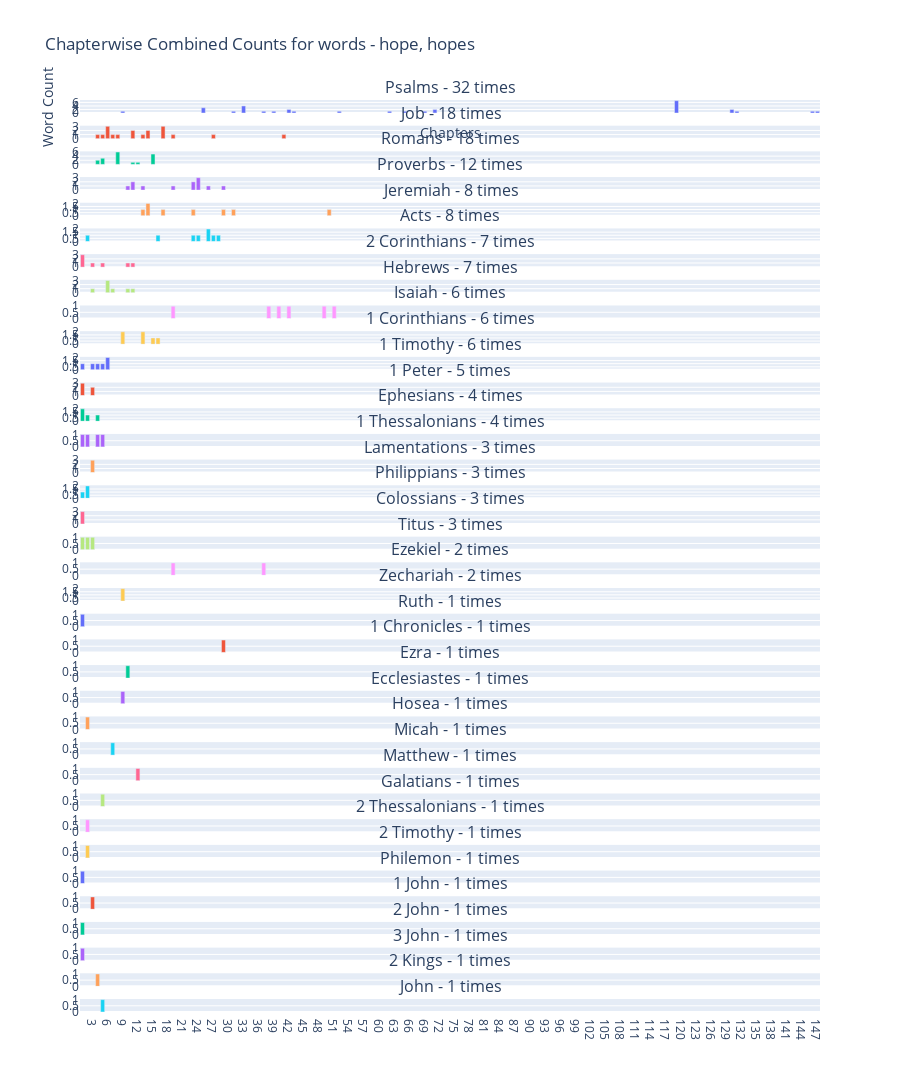

Source (notebook cell):
### Code cell
# Chapter-wise word count
def chapter_wise(words,books):
    new_refs = defaultdict(lambda:defaultdict(int))
    for word in words:
        refs = corpus.get(word,[])
        for ref in refs:
            if ref[0] in books:
                new_refs[ref[0]][ref[1]]+=1
    return new_refs

# Picking top 5 books
books_with_words = [thing[0] for thing in sorted(all_counts.items(),key=lambda x:x[1],reverse=True)]
# books_with_words = ["Matthew","2 John","Acts","Luke"]
chap_refs = chapter_wise(words,books_with_words) # {"Genesis":{"1":30,"2":20...},"Exodus":{...}...}

fig = make_subplots(rows=len(chap_refs), cols=1, shared_xaxes=True, subplot_titles=[f"{book} - {sum(chap_refs[book].values())} times" for book in books_with_words])
for row,book in enumerate(books_with_words):
    x,y = zip(*chap_refs[book].items())
    fig.add_trace(go.Bar(x=x,y=y,customdata=list(zip(x,y)),hovertemplate="Chapter: %{customdata[0]}<br>Word Count: %{customdata[1]}"),row=row + 1, col=1)

fig.update_layout(
    height=len(chap_refs) * 250,
    title_text="Chapterwise Combined Counts for words - " + (", ".join(words)),
    yaxis_title="Word Count",
    xaxis_title="Chapters",
    showlegend=False
)

fig.update_xaxes(categoryorder="array", categoryarray=tuple(range(200))) # Hack for now

fig.show()

### Figure 1 — Plotly figure (JSON) as saved in the notebook; plotly's stock layout.template omitted (floating-point values rounded to 4 significant figures; data arrays with more than 128 entries replaced by an {"elided": "..."} marker saying what was removed)
{"data": [{"customdata": [["9", 1], ["25", 3], ["31", 1], ["33", 4], ["37", 1], ["39", 1], ["42", 2], ["43", 1], ["52", 1], ["62", 1], ["65", 1], ["69", 1], ["71", 2], ["119", 7], ["130", 2], ["131", 1], ["146", 1], ["147", 1]], "hovertemplate": "Chapter: %{customdata[0]}<br>Word Count: %{customdata[1]}", "type": "bar", "x": ["9", "25", "31", "33", "37", "39", "42", "43", "52", "62", "65", "69", "71", "119", "130", "131", "146", "147"], "xaxis": "x", "y": [1, 3, 1, 4, 1, 1, 2, 1, 1, 1, 1, 1, 2, 7, 2, 1, 1, 1], "yaxis": "y"}, {"customdata": [["4", 1], ["5", 1], ["6", 3], ["7", 1], ["8", 1], ["11", 2], ["13", 1], ["14", 2], ["17", 3], ["19", 1], ["27", 1], ["41", 1]], "hovertemplate": "Chapter: %{customdata[0]}<br>Word Count: %{customdata[1]}", "type": "bar", "x": ["4", "5", "6", "7", "8", "11", "13", "14", "17", "19", "27", "41"], "xaxis": "x2", "y": [1, 1, 3, 1, 1, 2, 1, 2, 3, 1, 1, 1], "yaxis": "y2"}, {"customdata": [["4", 2], ["5", 3], ["8", 6], ["11", 1], ["12", 1], ["15", 5]], "hovertemplate": "Chapter: %{customdata[0]}<br>Word Count: %{customdata[1]}", "type": "bar", "x": ["4", "5", "8", "11", "12", "15"], "xaxis": "x3", "y": [2, 3, 6, 1, 1, 5], "yaxis": "y3"}, {"customdata": [["11", 2], ["13", 1], ["19", 1], ["23", 2], ["24", 3], ["26", 1], ["29", 1], ["10", 1]], "hovertemplate": "Chapter: %{customdata[0]}<br>Word Count: %{customdata[1]}", "type": "bar", "x": ["11", "13", "19", "23", "24", "26", "29", "10"], "xaxis": "x4", "y": [2, 1, 1, 2, 3, 1, 1, 1], "yaxis": "y4"}, {"customdata": [["13", 1], ["14", 2], ["17", 1], ["29", 1], ["31", 1], ["50", 1], ["23", 1]], "hovertemplate": "Chapter: %{customdata[0]}<br>Word Count: %{customdata[1]}", "type": "bar", "x": ["13", "14", "17", "29", "31", "50", "23"], "xaxis": "x5", "y": [1, 2, 1, 1, 1, 1, 1], "yaxis": "y5"}, {"customdata": [["2", 1], ["16", 1], ["23", 1], ["24", 1], ["26", 2], ["27", 1], ["28", 1]], "hovertemplate": "Chapter: %{customdata[0]}<br>Word Count: %{customdata[1]}", "type": "bar", "x": ["2", "16", "23", "24", "26", "27", "28"], "xaxis": "x6", "y": [1, 1, 1, 1, 2, 1, 1], "yaxis": "y6"}, {"customdata": [["1", 3], ["3", 1], ["5", 1], ["10", 1], ["11", 1]], "hovertemplate": "Chapter: %{customdata[0]}<br>Word Count: %{customdata[1]}", "type": "bar", "x": ["1", "3", "5", "10", "11"], "xaxis": "x7", "y": [3, 1, 1, 1, 1], "yaxis": "y7"}, {"customdata": [["3", 1], ["6", 3], ["7", 1], ["10", 1], ["11", 1]], "hovertemplate": "Chapter: %{customdata[0]}<br>Word Count: %{customdata[1]}", "type": "bar", "x": ["3", "6", "7", "10", "11"], "xaxis": "x8", "y": [1, 3, 1, 1, 1], "yaxis": "y8"}, {"customdata": [["19", 1], ["38", 1], ["40", 1], ["42", 1], ["49", 1], ["51", 1]], "hovertemplate": "Chapter: %{customdata[0]}<br>Word Count: %{customdata[1]}", "type": "bar", "x": ["19", "38", "40", "42", "49", "51"], "xaxis": "x9", "y": [1, 1, 1, 1, 1, 1], "yaxis": "y9"}, {"customdata": [["9", 2], ["13", 2], ["15", 1], ["16", 1]], "hovertemplate": "Chapter: %{customdata[0]}<br>Word Count: %{customdata[1]}", "type": "bar", "x": ["9", "13", "15", "16"], "xaxis": "x10", "y": [2, 2, 1, 1], "yaxis": "y10"}, {"customdata": [["1", 1], ["3", 1], ["4", 1], ["5", 1], ["6", 2]], "hovertemplate": "Chapter: %{customdata[0]}<br>Word Count: %{customdata[1]}", "type": "bar", "x": ["1", "3", "4", "5", "6"], "xaxis": "x11", "y": [1, 1, 1, 1, 2], "yaxis": "y11"}, {"customdata": [["1", 3], ["3", 2]], "hovertemplate": "Chapter: %{customdata[0]}<br>Word Count: %{customdata[1]}", "type": "bar", "x": ["1", "3"], "xaxis": "x12", "y": [3, 2], "yaxis": "y12"}, {"customdata": [["1", 2], ["2", 1], ["4", 1]], "hovertemplate": "Chapter: %{customdata[0]}<br>Word Count: %{customdata[1]}", "type": "bar", "x": ["1", "2", "4"], "xaxis": "x13", "y": [2, 1, 1], "yaxis": "y13"}, {"customdata": [["1", 1], ["2", 1], ["4", 1], ["5", 1]], "hovertemplate": "Chapter: %{customdata[0]}<br>Word Count: %{customdata[1]}", "type": "bar", "x": ["1", "2", "4", "5"], "xaxis": "x14", "y": [1, 1, 1, 1], "yaxis": "y14"}, {"customdata": [["3", 3]], "hovertemplate": "Chapter: %{customdata[0]}<br>Word Count: %{customdata[1]}", "type": "bar", "x": ["3"], "xaxis": "x15", "y": [3], "yaxis": "y15"}, {"customdata": [["1", 1], ["2", 2]], "hovertemplate": "Chapter: %{customdata[0]}<br>Word Count: %{customdata[1]}", "type": "bar", "x": ["1", "2"], "xaxis": "x16", "y": [1, 2], "yaxis": "y16"}, {"customdata": [["1", 3]], "hovertemplate": "Chapter: %{customdata[0]}<br>Word Count: %{customdata[1]}", "type": "bar", "x": ["1"], "xaxis": "x17", "y": [3], "yaxis": "y17"}, {"customdata": [["1", 1], ["2", 1], ["3", 1]], "hovertemplate": "Chapter: %{customdata[0]}<br>Word Count: %{customdata[1]}", "type": "bar", "x": ["1", "2", "3"], "xaxis": "x18", "y": [1, 1, 1], "yaxis": "y18"}, {"customdata": [["19", 1], ["37", 1]], "hovertemplate": "Chapter: %{customdata[0]}<br>Word Count: %{customdata[1]}", "type": "bar", "x": ["19", "37"], "xaxis": "x19", "y": [1, 1], "yaxis": "y19"}, {"customdata": [["9", 2]], "hovertemplate": "Chapter: %{customdata[0]}<br>Word Count: %{customdata[1]}", "type": "bar", "x": ["9"], "xaxis": "x20", "y": [2], "yaxis": "y20"}, {"customdata": [["1", 1]], "hovertemplate": "Chapter: %{customdata[0]}<br>Word Count: %{customdata[1]}", "type": "bar", "x": ["1"], "xaxis": "x21", "y": [1], "yaxis": "y21"}, {"customdata": [["29", 1]], "hovertemplate": "Chapter: %{customdata[0]}<br>Word Count: %{customdata[1]}", "type": "bar", "x": ["29"], "xaxis": "x22", "y": [1], "yaxis": "y22"}, {"customdata": [["10", 1]], "hovertemplate": "Chapter: %{customdata[0]}<br>Word Count: %{customdata[1]}", "type": "bar", "x": ["10"], "xaxis": "x23", "y": [1], "yaxis": "y23"}, {"customdata": [["9", 1]], "hovertemplate": "Chapter: %{customdata[0]}<br>Word Count: %{customdata[1]}", "type": "bar", "x": ["9"], "xaxis": "x24", "y": [1], "yaxis": "y24"}, {"customdata": [["2", 1]], "hovertemplate": "Chapter: %{customdata[0]}<br>Word Count: %{customdata[1]}", "type": "bar", "x": ["2"], "xaxis": "x25", "y": [1], "yaxis": "y25"}, {"customdata": [["7", 1]], "hovertemplate": "Chapter: %{customdata[0]}<br>Word Count: %{customdata[1]}", "type": "bar", "x": ["7"], "xaxis": "x26", "y": [1], "yaxis": "y26"}, {"customdata": [["12", 1]], "hovertemplate": "Chapter: %{customdata[0]}<br>Word Count: %{customdata[1]}", "type": "bar", "x": ["12"], "xaxis": "x27", "y": [1], "yaxis": "y27"}, {"customdata": [["5", 1]], "hovertemplate": "Chapter: %{customdata[0]}<br>Word Count: %{customdata[1]}", "type": "bar", "x": ["5"], "xaxis": "x28", "y": [1], "yaxis": "y28"}, {"customdata": [["2", 1]], "hovertemplate": "Chapter: %{customdata[0]}<br>Word Count: %{customdata[1]}", "type": "bar", "x": ["2"], "xaxis": "x29", "y": [1], "yaxis": "y29"}, {"customdata": [["2", 1]], "hovertemplate": "Chapter: %{customdata[0]}<br>Word Count: %{customdata[1]}", "type": "bar", "x": ["2"], "xaxis": "x30", "y": [1], "yaxis": "y30"}, {"customdata": [["1", 1]], "hovertemplate": "Chapter: %{customdata[0]}<br>Word Count: %{customdata[1]}", "type": "bar", "x": ["1"], "xaxis": "x31", "y": [1], "yaxis": "y31"}, {"customdata": [["3", 1]], "hovertemplate": "Chapter: %{customdata[0]}<br>Word Count: %{customdata[1]}", "type": "bar", "x": ["3"], "xaxis": "x32", "y": [1], "yaxis": "y32"}, {"customdata": [["1", 1]], "hovertemplate": "Chapter: %{customdata[0]}<br>Word Count: %{customdata[1]}", "type": "bar", "x": ["1"], "xaxis": "x33", "y": [1], "yaxis": "y33"}, {"customdata": [["1", 1]], "hovertemplate": "Chapter: %{customdata[0]}<br>Word Count: %{customdata[1]}", "type": "bar", "x": ["1"], "xaxis": "x34", "y": [1], "yaxis": "y34"}, {"customdata": [["4", 1]], "hovertemplate": "Chapter: %{customdata[0]}<br>Word Count: %{customdata[1]}", "type": "bar", "x": ["4"], "xaxis": "x35", "y": [1], "yaxis": "y35"}, {"customdata": [["5", 1]], "hovertemplate": "Chapter: %{customdata[0]}<br>Word Count: %{customdata[1]}", "type": "bar", "x": ["5"], "xaxis": "x36", "y": [1], "yaxis": "y36"}], "layout": {"annotations": [{"font": {"size": 16}, "showarrow": false, "text": "Psalms - 32 times", "x": 0.5, "xanchor": "center", "xref": "paper", "y": 1.0, "yanchor": "bottom", "yref": "paper"}, {"font": {"size": 16}, "showarrow": false, "text": "Job - 18 times", "x": 0.5, "xanchor": "center", "xref": "paper", "y": 0.9718, "yanchor": "bottom", "yref": "paper"}, {"font": {"size": 16}, "showarrow": false, "text": "Romans - 18 times", "x": 0.5, "xanchor": "center", "xref": "paper", "y": 0.9437, "yanchor": "bottom", "yref": "paper"}, {"font": {"size": 16}, "showarrow": false, "text": "Proverbs - 12 times", "x": 0.5, "xanchor": "center", "xref": "paper", "y": 0.9155, "yanchor": "bottom", "yref": "paper"}, {"font": {"size": 16}, "showarrow": false, "text": "Jeremiah - 8 times", "x": 0.5, "xanchor": "center", "xref": "paper", "y": 0.8873, "yanchor": "bottom", "yref": "paper"}, {"font": {"size": 16}, "showarrow": false, "text": "Acts - 8 times", "x": 0.5, "xanchor": "center", "xref": "paper", "y": 0.8592, "yanchor": "bottom", "yref": "paper"}, {"font": {"size": 16}, "showarrow": false, "text": "2 Corinthians - 7 times", "x": 0.5, "xanchor": "center", "xref": "paper", "y": 0.831, "yanchor": "bottom", "yref": "paper"}, {"font": {"size": 16}, "showarrow": false, "text": "Hebrews - 7 times", "x": 0.5, "xanchor": "center", "xref": "paper", "y": 0.8029, "yanchor": "bottom", "yref": "paper"}, {"font": {"size": 16}, "showarrow": false, "text": "Isaiah - 6 times", "x": 0.5, "xanchor": "center", "xref": "paper", "y": 0.7747, "yanchor": "bottom", "yref": "paper"}, {"font": {"size": 16}, "showarrow": false, "text": "1 Corinthians - 6 times", "x": 0.5, "xanchor": "center", "xref": "paper", "y": 0.7465, "yanchor": "bottom", "yref": "paper"}, {"font": {"size": 16}, "showarrow": false, "text": "1 Timothy - 6 times", "x": 0.5, "xanchor": "center", "xref": "paper", "y": 0.7184, "yanchor": "bottom", "yref": "paper"}, {"font": {"size": 16}, "showarrow": false, "text": "1 Peter - 5 times", "x": 0.5, "xanchor": "center", "xref": "paper", "y": 0.6902, "yanchor": "bottom", "yref": "paper"}, {"font": {"size": 16}, "showarrow": false, "text": "Ephesians - 4 times", "x": 0.5, "xanchor": "center", "xref": "paper", "y": 0.662, "yanchor": "bottom", "yref": "paper"}, {"font": {"size": 16}, "showarrow": false, "text": "1 Thessalonians - 4 times", "x": 0.5, "xanchor": "center", "xref": "paper", "y": 0.6339, "yanchor": "bottom", "yref": "paper"}, {"font": {"size": 16}, "showarrow": false, "text": "Lamentations - 3 times", "x": 0.5, "xanchor": "center", "xref": "paper", "y": 0.6057, "yanchor": "bottom", "yref": "paper"}, {"font": {"size": 16}, "showarrow": false, "text": "Philippians - 3 times", "x": 0.5, "xanchor": "center", "xref": "paper", "y": 0.5775, "yanchor": "bottom", "yref": "paper"}, {"font": {"size": 16}, "showarrow": false, "text": "Colossians - 3 times", "x": 0.5, "xanchor": "center", "xref": "paper", "y": 0.5494, "yanchor": "bottom", "yref": "paper"}, {"font": {"size": 16}, "showarrow": false, "text": "Titus - 3 times", "x": 0.5, "xanchor": "center", "xref": "paper", "y": 0.5212, "yanchor": "bottom", "yref": "paper"}, {"font": {"size": 16}, "showarrow": false, "text": "Ezekiel - 2 times", "x": 0.5, "xanchor": "center", "xref": "paper", "y": 0.4931, "yanchor": "bottom", "yref": "paper"}, {"font": {"size": 16}, "showarrow": false, "text": "Zechariah - 2 times", "x": 0.5, "xanchor": "center", "xref": "paper", "y": 0.4649, "yanchor": "bottom", "yref": "paper"}, {"font": {"size": 16}, "showarrow": false, "text": "Ruth - 1 times", "x": 0.5, "xanchor": "center", "xref": "paper", "y": 0.4367, "yanchor": "bottom", "yref": "paper"}, {"font": {"size": 16}, "showarrow": false, "text": "1 Chronicles - 1 times", "x": 0.5, "xanchor": "center", "xref": "paper", "y": 0.4086, "yanchor": "bottom", "yref": "paper"}, {"font": {"size": 16}, "showarrow": false, "text": "Ezra - 1 times", "x": 0.5, "xanchor": "center", "xref": "paper", "y": 0.3804, "yanchor": "bottom", "yref": "paper"}, {"font": {"size": 16}, "showarrow": false, "text": "Ecclesiastes - 1 times", "x": 0.5, "xanchor": "center", "xref": "paper", "y": 0.3522, "yanchor": "bottom", "yref": "paper"}, {"font": {"size": 16}, "showarrow": false, "text": "Hosea - 1 times", "x": 0.5, "xanchor": "center", "xref": "paper", "y": 0.3241, "yanchor": "bottom", "yref": "paper"}, {"font": {"size": 16}, "showarrow": false, "text": "Micah - 1 times", "x": 0.5, "xanchor": "center", "xref": "paper", "y": 0.2959, "yanchor": "bottom", "yref": "paper"}, {"font": {"size": 16}, "showarrow": false, "text": "Matthew - 1 times", "x": 0.5, "xanchor": "center", "xref": "paper", "y": 0.2677, "yanchor": "bottom", "yref": "paper"}, {"font": {"size": 16}, "showarrow": false, "text": "Galatians - 1 times", "x": 0.5, "xanchor": "center", "xref": "paper", "y": 0.2396, "yanchor": "bottom", "yref": "paper"}, {"font": {"size": 16}, "showarrow": false, "text": "2 Thessalonians - 1 times", "x": 0.5, "xanchor": "center", "xref": "paper", "y": 0.2114, "yanchor": "bottom", "yref": "paper"}, {"font": {"size": 16}, "showarrow": false, "text": "2 Timothy - 1 times", "x": 0.5, "xanchor": "center", "xref": "paper", "y": 0.1833, "yanchor": "bottom", "yref": "paper"}, {"font": {"size": 16}, "showarrow": false, "text": "Philemon - 1 times", "x": 0.5, "xanchor": "center", "xref": "paper", "y": 0.1551, "yanchor": "bottom", "yref": "paper"}, {"font": {"size": 16}, "showarrow": false, "text": "1 John - 1 times", "x": 0.5, "xanchor": "center", "xref": "paper", "y": 0.1269, "yanchor": "bottom", "yref": "paper"}, {"font": {"size": 16}, "showarrow": false, "text": "2 John - 1 times", "x": 0.5, "xanchor": "center", "xref": "paper", "y": 0.09877, "yanchor": "bottom", "yref": "paper"}, {"font": {"size": 16}, "showarrow": false, "text": "3 John - 1 times", "x": 0.5, "xanchor": "center", "xref": "paper", "y": 0.0706, "yanchor": "bottom", "yref": "paper"}, {"font": {"size": 16}, "showarrow": false, "text": "2 Kings - 1 times", "x": 0.5, "xanchor": "center", "xref": "paper", "y": 0.04244, "yanchor": "bottom", "yref": "paper"}, {"font": {"size": 16}, "showarrow": false, "text": "John - 1 times", "x": 0.5, "xanchor": "center", "xref": "paper", "y": 0.01427, "yanchor": "bottom", "yref": "paper"}], "height": 9000, "showlegend": false, "title": {"text": "Chapterwise Combined Counts for words - hope, hopes"}, "xaxis": {"anchor": "y", "categoryarray": {"elided": "200 int values"}, "categoryorder": "array", "domain": [0, 1], "matches": "x36", "showticklabels": false, "title": {"text": "Chapters"}}, "xaxis10": {"anchor": "y10", "categoryarray": {"elided": "200 int values"}, "categoryorder": "array", "domain": [0, 1], "matches": "x36", "showticklabels": false}, "xaxis11": {"anchor": "y11", "categoryarray": {"elided": "200 int values"}, "categoryorder": "array", "domain": [0, 1], "matches": "x36", "showticklabels": false}, "xaxis12": {"anchor": "y12", "categoryarray": {"elided": "200 int values"}, "categoryorder": "array", "domain": [0, 1], "matches": "x36", "showticklabels": false}, "xaxis13": {"anchor": "y13", "categoryarray": {"elided": "200 int values"}, "categoryorder": "array", "domain": [0, 1], "matches": "x36", "showticklabels": false}, "xaxis14": {"anchor": "y14", "categoryarray": {"elided": "200 int values"}, "categoryorder": "array", "domain": [0, 1], "matches": "x36", "showticklabels": false}, "xaxis15": {"anchor": "y15", "categoryarray": {"elided": "200 int values"}, "categoryorder": "array", "domain": [0, 1], "matches": "x36", "showticklabels": false}, "xaxis16": {"anchor": "y16", "categoryarray": {"elided": "200 int values"}, "categoryorder": "array", "domain": [0, 1], "matches": "x36", "showticklabels": false}, "xaxis17": {"anchor": "y17", "categoryarray": {"elided": "200 int values"}, "categoryorder": "array", "domain": [0, 1], "matches": "x36", "showticklabels": false}, "xaxis18": {"anchor": "y18", "categoryarray": {"elided": "200 int values"}, "categoryorder": "array", "domain": [0, 1], "matches": "x36", "showticklabels": false}, "xaxis19": {"anchor": "y19", "categoryarray": {"elided": "200 int values"}, "categoryorder": "array", "domain": [0, 1], "matches": "x36", "showticklabels": false}, "xaxis2": {"anchor": "y2", "categoryarray": {"elided": "200 int values"}, "categoryorder": "array", "domain": [0, 1], "matches": "x36", "showticklabels": false}, "xaxis20": {"anchor": "y20", "categoryarray": {"elided": "200 int values"}, "categoryorder": "array", "domain": [0, 1], "matches": "x36", "showticklabels": false}, "xaxis21": {"anchor": "y21", "categoryarray": {"elided": "200 int values"}, "categoryorder": "array", "domain": [0, 1], "matches": "x36", "showticklabels": false}, "xaxis22": {"anchor": "y22", "categoryarray": {"elided": "200 int values"}, "categoryorder": "array", "domain": [0, 1], "matches": "x36", "showticklabels": false}, "xaxis23": {"anchor": "y23", "categoryarray": {"elided": "200 int values"}, "categoryorder": "array", "domain": [0, 1], "matches": "x36", "showticklabels": false}, "xaxis24": {"anchor": "y24", "categoryarray": {"elided": "200 int values"}, "categoryorder": "array", "domain": [0, 1], "matches": "x36", "showticklabels": false}, "xaxis25": {"anchor": "y25", "categoryarray": {"elided": "200 int values"}, "categoryorder": "array", "domain": [0, 1], "matches": "x36", "showticklabels": false}, "xaxis26": {"anchor": "y26", "categoryarray": {"elided": "200 int values"}, "categoryorder": "array", "domain": [0, 1], "matches": "x36", "showticklabels": false}, "xaxis27": {"anchor": "y27", "categoryarray": {"elided": "200 int values"}, "categoryorder": "array", "domain": [0, 1], "matches": "x36", "showticklabels": false}, "xaxis28": {"anchor": "y28", "categoryarray": {"elided": "200 int values"}, "categoryorder": "array", "domain": [0, 1], "matches": "x36", "showticklabels": false}, "xaxis29": {"anchor": "y29", "categoryarray": {"elided": "200 int values"}, "categoryorder": "array", "domain": [0, 1], "matches": "x36", "showticklabels": false}, "xaxis3": {"anchor": "y3", "categoryarray": {"elided": "200 int values"}, "categoryorder": "array", "domain": [0, 1], "matches": "x36", "showticklabels": false}, "xaxis30": {"anchor": "y30", "categoryarray": {"elided": "200 int values"}, "categoryorder": "array", "domain": [0, 1], "matches": "x36", "showticklabels": false}, "xaxis31": {"anchor": "y31", "categoryarray": {"elided": "200 int values"}, "categoryorder": "array", "domain": [0, 1], "matches": "x36", "showticklabels": false}, "xaxis32": {"anchor": "y32", "categoryarray": {"elided": "200 int values"}, "categoryorder": "array", "domain": [0, 1], "matches": "x36", "showticklabels": false}, "xaxis33": {"anchor": "y33", "categoryarray": {"elided": "200 int values"}, "categoryorder": "array", "domain": [0, 1], "matches": "x36", "showticklabels": false}, "xaxis34": {"anchor": "y34", "categoryarray": {"elided": "200 int values"}, "categoryorder": "array", "domain": [0, 1], "matches": "x36", "showticklabels": false}, "xaxis35": {"anchor": "y35", "categoryarray": {"elided": "200 int values"}, "categoryorder": "array", "domain": [0, 1], "matches": "x36", "showticklabels": false}, "xaxis36": {"anchor": "y36", "categoryarray": {"elided": "200 int values"}, "categoryorder": "array", "domain": [0, 1]}, "xaxis4": {"anchor": "y4", "categoryarray": {"elided": "200 int values"}, "categoryorder": "array", "domain": [0, 1], "matches": "x36", "showticklabels": false}, "xaxis5": {"anchor": "y5", "categoryarray": {"elided": "200 int values"}, "categoryorder": "array", "domain": [0, 1], "matches": "x36", "showticklabels": false}, "xaxis6": {"anchor": "y6", "categoryarray": {"elided": "200 int values"}, "categoryorder": "array", "domain": [0, 1], "matches": "x36", "showticklabels": false}, "xaxis7": {"anchor": "y7", "categoryarray": {"elided": "200 int values"}, "categoryorder": "array", "domain": [0, 1], "matches": "x36", "showticklabels": false}, "xaxis8": {"anchor": "y8", "categoryarray": {"elided": "200 int values"}, "categoryorder": "array", "domain": [0, 1], "matches": "x36", "showticklabels": false}, "xaxis9": {"anchor": "y9", "categoryarray": {"elided": "200 int values"}, "categoryorder": "array", "domain": [0, 1], "matches": "x36", "showticklabels": false}, "yaxis": {"anchor": "x", "domain": [0.9857, 1.0], "title": {"text": "Word Count"}}, "yaxis10": {"anchor": "x10", "domain": [0.7323, 0.7465]}, "yaxis11": {"anchor": "x11", "domain": [0.7041, 0.7184]}, "yaxis12": {"anchor": "x12", "domain": [0.6759, 0.6902]}, "yaxis13": {"anchor": "x13", "domain": [0.6478, 0.662]}, "yaxis14": {"anchor": "x14", "domain": [0.6196, 0.6339]}, "yaxis15": {"anchor": "x15", "domain": [0.5914, 0.6057]}, "yaxis16": {"anchor": "x16", "domain": [0.5633, 0.5775]}, "yaxis17": {"anchor": "x17", "domain": [0.5351, 0.5494]}, "yaxis18": {"anchor": "x18", "domain": [0.5069, 0.5212]}, "yaxis19": {"anchor": "x19", "domain": [0.4788, 0.4931]}, "yaxis2": {"anchor": "x2", "domain": [0.9576, 0.9718]}, "yaxis20": {"anchor": "x20", "domain": [0.4506, 0.4649]}, "yaxis21": {"anchor": "x21", "domain": [0.4225, 0.4367]}, "yaxis22": {"anchor": "x22", "domain": [0.3943, 0.4086]}, "yaxis23": {"anchor": "x23", "domain": [0.3661, 0.3804]}, "yaxis24": {"anchor": "x24", "domain": [0.338, 0.3522]}, "yaxis25": {"anchor": "x25", "domain": [0.3098, 0.3241]}, "yaxis26": {"anchor": "x26", "domain": [0.2816, 0.2959]}, "yaxis27": {"anchor": "x27", "domain": [0.2535, 0.2677]}, "yaxis28": {"anchor": "x28", "domain": [0.2253, 0.2396]}, "yaxis29": {"anchor": "x29", "domain": [0.1971, 0.2114]}, "yaxis3": {"anchor": "x3", "domain": [0.9294, 0.9437]}, "yaxis30": {"anchor": "x30", "domain": [0.169, 0.1833]}, "yaxis31": {"anchor": "x31", "domain": [0.1408, 0.1551]}, "yaxis32": {"anchor": "x32", "domain": [0.1127, 0.1269]}, "yaxis33": {"anchor": "x33", "domain": [0.08449, 0.09877]}, "yaxis34": {"anchor": "x34", "domain": [0.05633, 0.0706]}, "yaxis35": {"anchor": "x35", "domain": [0.02816, 0.04244]}, "yaxis36": {"anchor": "x36", "domain": [0, 0.01427]}, "yaxis4": {"anchor": "x4", "domain": [0.9012, 0.9155]}, "yaxis5": {"anchor": "x5", "domain": [0.8731, 0.8873]}, "yaxis6": {"anchor": "x6", "domain": [0.8449, 0.8592]}, "yaxis7": {"anchor": "x7", "domain": [0.8167, 0.831]}, "yaxis8": {"anchor": "x8", "domain": [0.7886, 0.8029]}, "yaxis9": {"anchor": "x9", "domain": [0.7604, 0.7747]}}}
